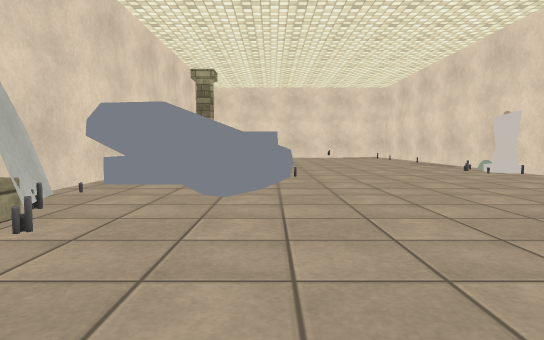
View 1 (above)

24 first-person views from a walk through a 3-D level made in the Unity game engine. The camera is 0.72 m above the floor, tilts 4° down and sees 75° across. Doors are open. The floor is counted in squares, 1 m on a side. Each view is taken from the middle of a square. On the plan, view 1 faces up. The plan holds only what a view shows up to about 11 squares ahead; the rest is blank. The place goes on beyond the plan. The player character is not drawn. Some surface patterns are stand-ins.

View 2
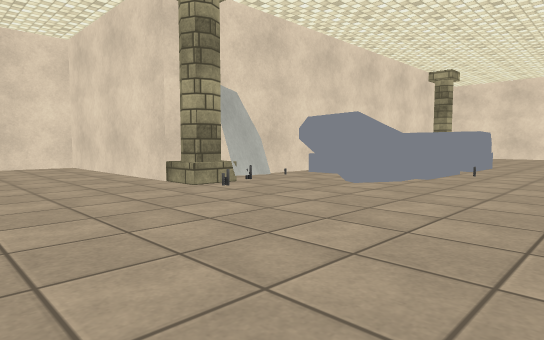

View 3
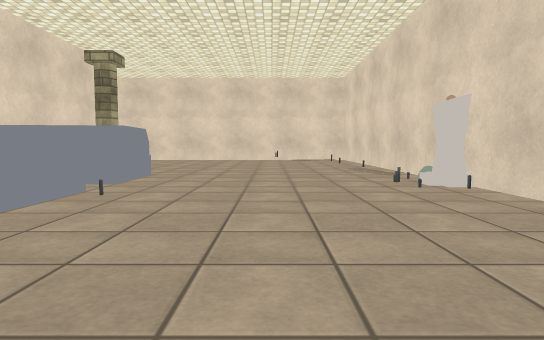

View 4
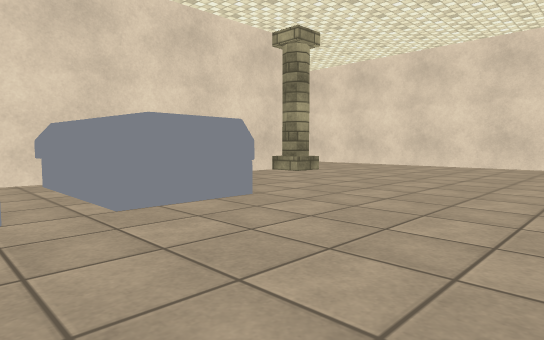

View 5
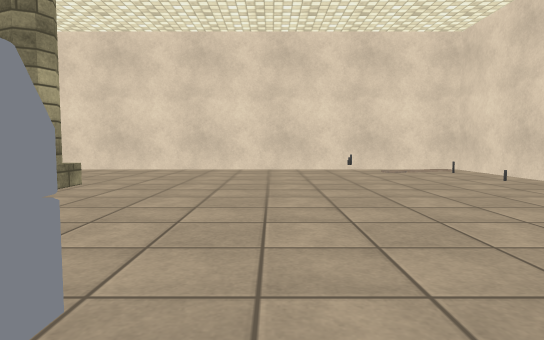

View 6
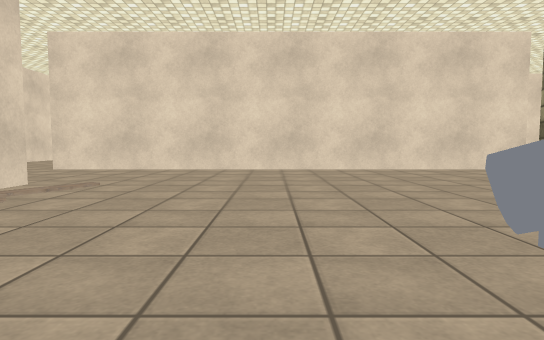

View 7
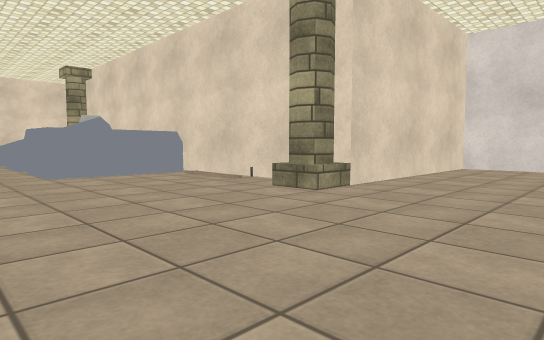

View 8
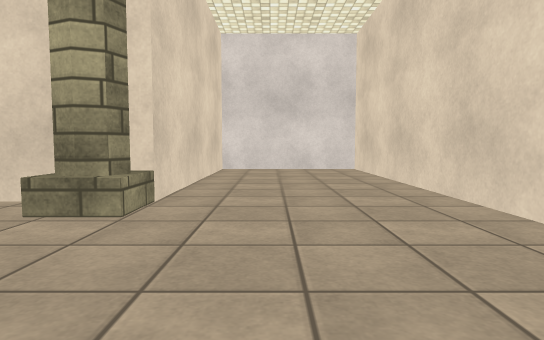

View 9
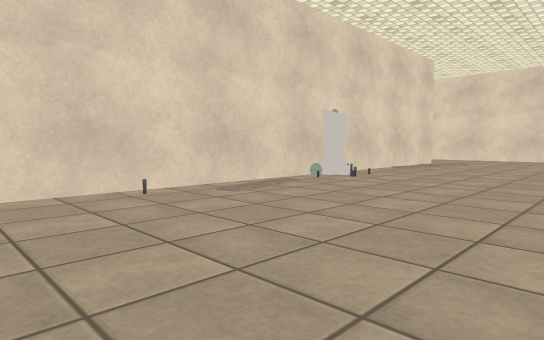

View 10
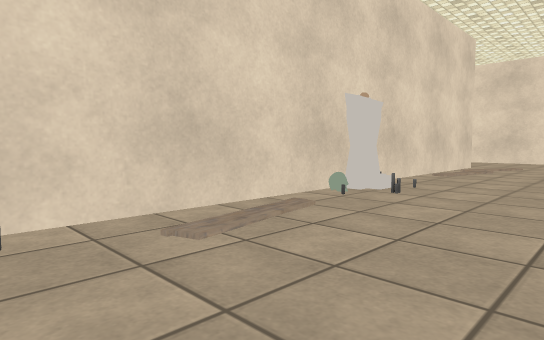

View 11
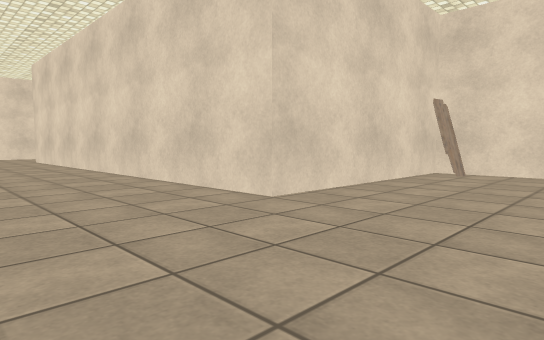

View 12
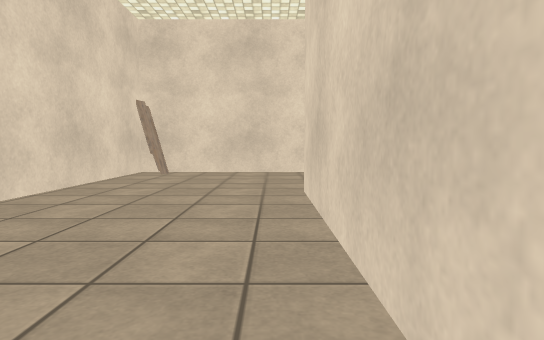

View 13
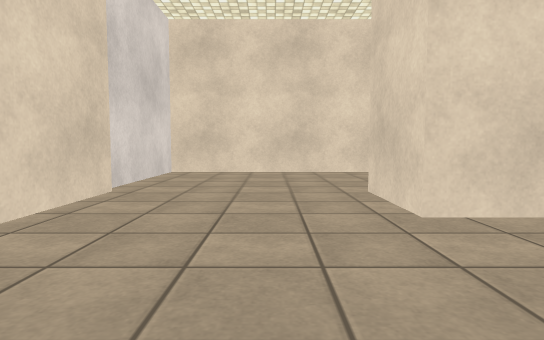

View 14
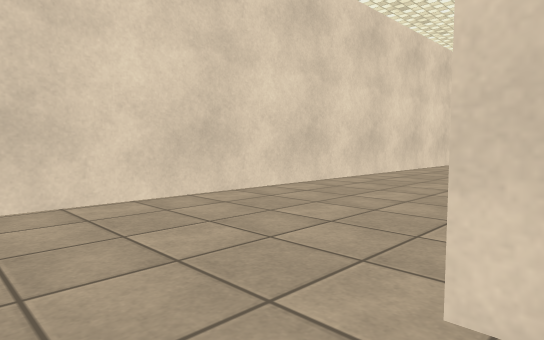

View 15
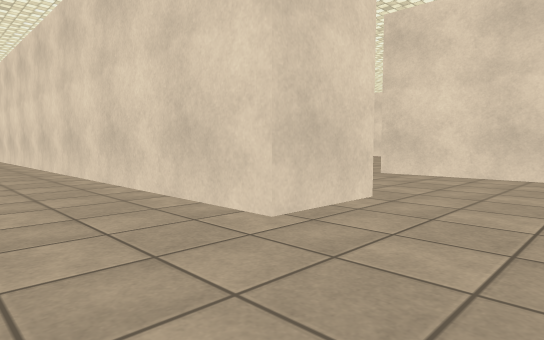

View 16
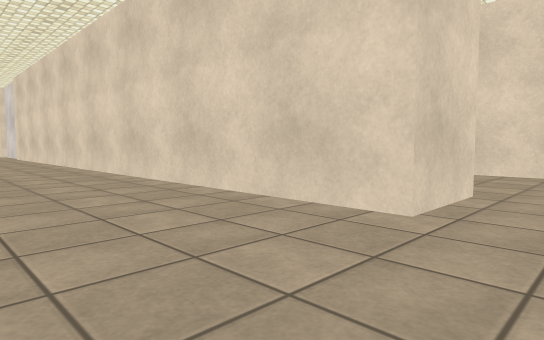

View 17
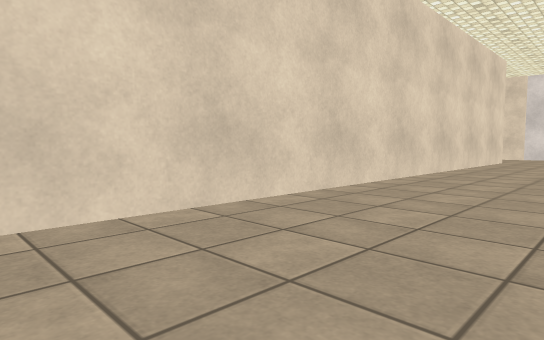

View 18
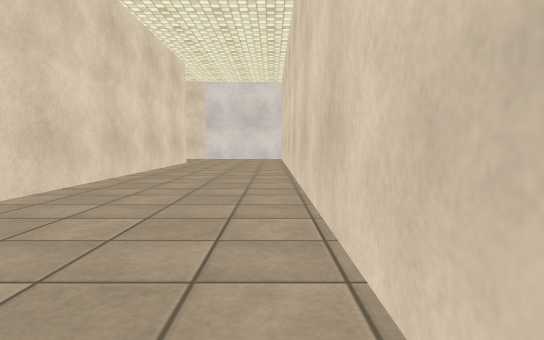

View 19
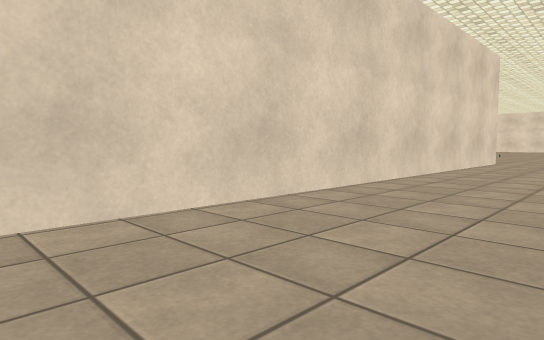

View 20
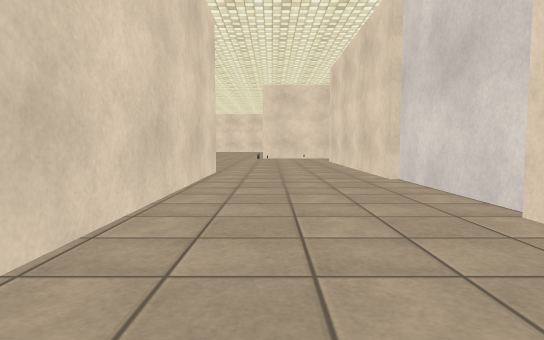

View 21
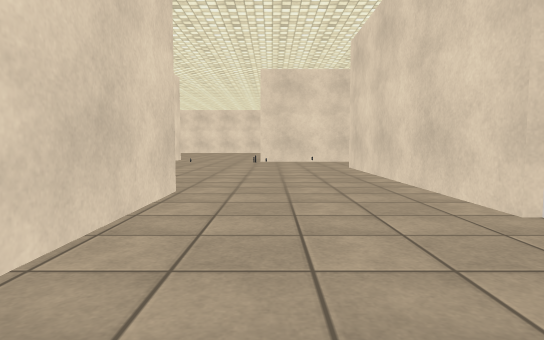

View 22
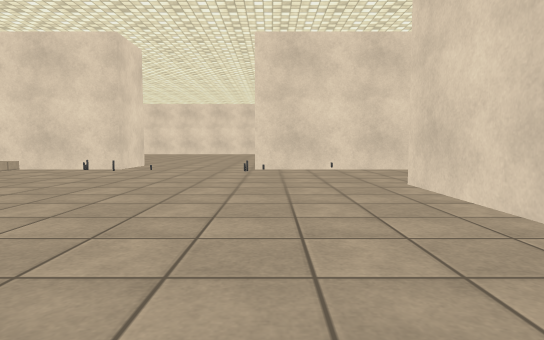

View 23
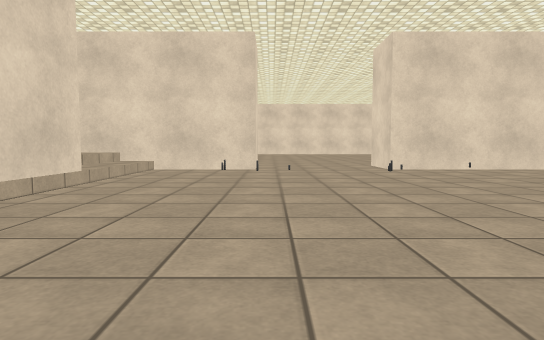

View 24
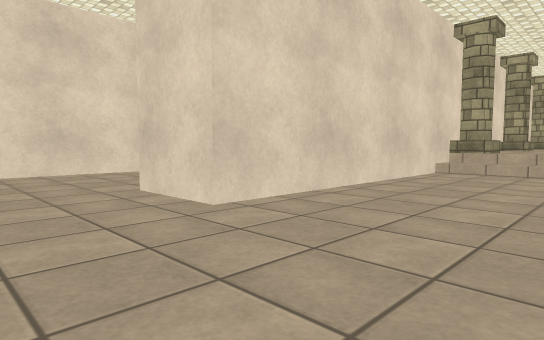

### Floor plan
Points are (right, up) in squares from view 1. A wall is a line through its corners. A room is listed if a view was taken in it or the views show most of it. See-through windows are left out.
Room 1 (views 1, 2, 3, 4, 5, 6, 7, 8, 9, 10, 11, 12, 13, 14, 15, 16, 17, 18, 19, 20, 21, 22, 23, 24)
walls: (-11.3, 16.8) (-11.3, 20.5); (-11.5, 20.5) (-11.5, 28.5); (-3.5, 9.6) (-3.5, 8.1); (-17.5, 13.6) (-17.5, 22.5) (-15.5, 22.5) (-15.5, -7.7) (-11.9, -7.7); (-3.5, 5.5) (-3.5, 5); (-3.4, 5.2) (-3, 4.3); (-3.4, 2.5) (-9.1, 2.5); (-9.5, 2.1) (-9.5, -3.5) (-11.5, -3.5) (-11.5, 12.6); (-9.9, 32.5) (-14.5, 32.5); (-18.5, 32.5) (-21.5, 32.5); (6.5, 2.5) (6.5, 20.5) (-9.7, 20.5) (-9.7, 16.5) (-3.5, 16.5) (-3.5, 11.2); (-11.5, -7.5) (-5.5, -7.5) (-5.5, -1.5) (7.5, -1.5)
low walls: (-19.6, 14.5) (-18.5, 14.5); (-19.9, 15.5) (-17.5, 15.5)
ways out: open door at (-16.5, 33)
objects: other object (-19, 32); pillar (-18, 14); other object (-18, 32); other object (-15, 32); plank (-6, -7); pillar (-3, 3); candle (-3, 4); other object (-3, 5) to (0, 8); other object (-3, 10) to (0, 11); other object (-3, 14); pillar (-3, 16); candle (-2, 3); other object (1, 8); other object (3, 20); other object (5, 10); other object (6, 9); other object (6, 10); other object (6, 15); other object (6, 17); other object (6, 19)

Positions as (right, up) in squares from view 1, and headings:
1: (0, 0), facing up
2: (3, -1), facing up-left
3: (3, 3), facing up
4: (4, 8), facing up-left
5: (1, 10), facing up
6: (2, 9), facing down
7: (2, 20), facing down-left
8: (1, 18), facing left
9: (1, 17), facing down-right
10: (3, 15), facing down-right
11: (-9, 2), facing down-right
12: (-9, 2), facing down
13: (-6, -5), facing left
14: (-11, -5), facing up-left
15: (-14, -6), facing up-right
16: (-15, -5), facing up-right
17: (-15, 13), facing down-right
18: (-15, 11), facing down
19: (-12, 7), facing up-left
20: (-14, 13), facing up
21: (-14, 17), facing up
22: (-14, 22), facing up
23: (-18, 22), facing up
24: (-21, 25), facing down-right
